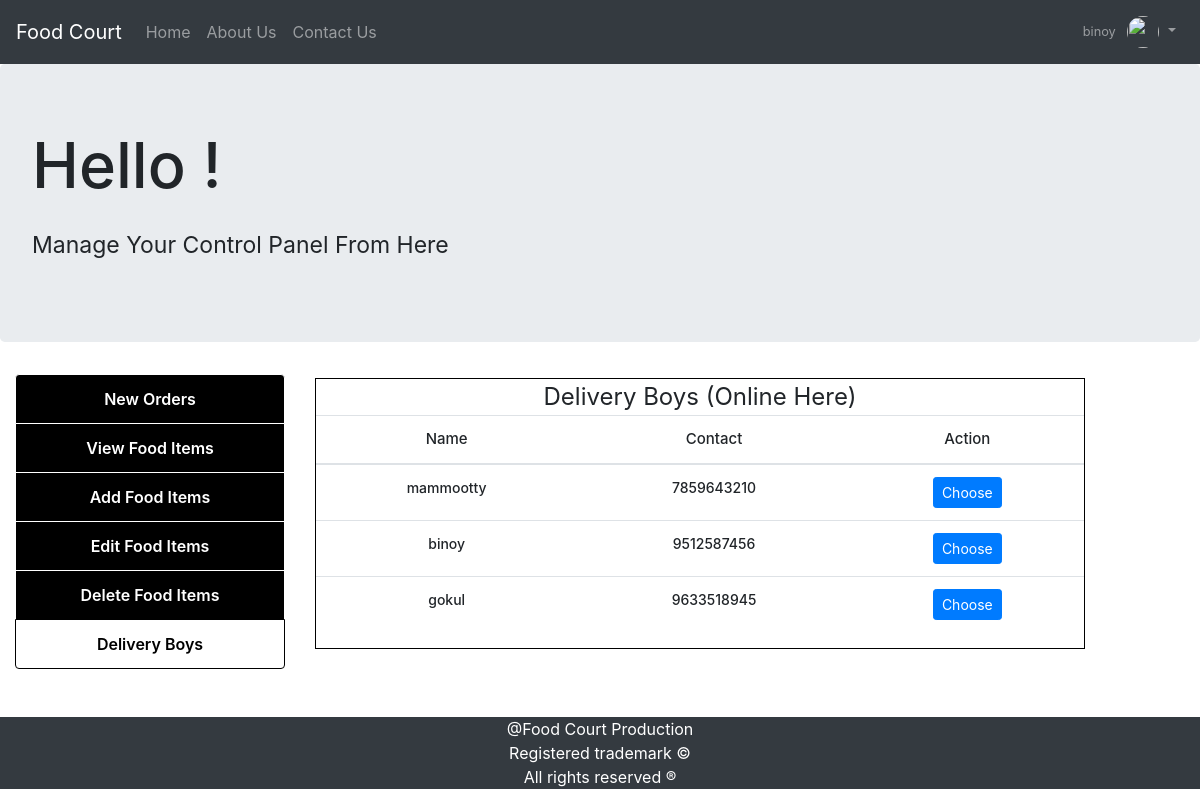
The page /deliveryboy.php (signed in) on the database its author committed.
### tables this page shows
CREATE TABLE `deliveryboy` (
  `id` int(11) NOT NULL,
  `name` varchar(30) NOT NULL,
  `uname` varchar(30) NOT NULL,
  `email` varchar(45) NOT NULL,
  `bgroup` varchar(11) NOT NULL,
  `license` varchar(30) NOT NULL,
  `contact` bigint(10) NOT NULL,
  `address` varchar(150) NOT NULL,
  `profile` varchar(200) NOT NULL,
  `pwd` varchar(45) NOT NULL,
  `status` varchar(3) NOT NULL,
  `dstatus` varchar(11) NOT NULL
);

### deliveryboy.php (the view, shortened to what this page needs)
<?php
 include_once "inc/dbh.inc.php";
?>
<!DOCTYPE html>
<html>
<head>
  <link rel="stylesheet" type="text/css" href="css/bootstrap.min.css">
  <link rel="stylesheet" type="text/css" href="css/main.css">
</head>
<body>
    <nav class="navbar navbar-expand-lg navbar-dark bg-dark">
  <a class="navbar-brand" href="index.php">Food Court</a>
  <div class="collapse navbar-collapse" id="navbarSupportedContent">
    <ul class="navbar-nav mr-auto">
      <li class="nav-item">
        <a class="nav-link" href="index.php">Home</a>
      </li>
      <li class="nav-item">
        <a class="nav-link" href="aboutus.php">About Us</a>
      </li>
      <li class="nav-item">
        <a class="nav-link " href="#contact">Contact Us</a>
      </li>
    </ul>
    <ul class="navbar-nav ml-auto">
      <li class="nav-item dropdown no-arrow">
        <a class="nav-link dropdown-toggle" href="#" id="userDropdown" role="button" data-toggle="dropdown" aria-haspopup="true" aria-expanded="false">
          <span class="mr-2 d-none d-lg-inline text-gray-600 small">
            <?php echo $_SESSION['u_name']; ?>
          </span>
          <img class="img-profile rounded-circle" src="https://source.unsplash.com/QAB-WJcbgJk/60x60" style="height: 2rem; width: 2rem;">
        </a>
      </li>
    </ul>
  </div>
</nav>
<div class="jumbotron">
	<h1 style="font-size: 63px;">Hello <?php echo $_SESSION['rname']; ?>!</h1>
	<p class="pt-3" style="font-size: 23px;">Manage Your Control Panel From Here</p>
</div>
  <div class="container-fluid">
   	<div class="row">
   	  <div class="col-md-3 pb-5">
            <div class="mylist list-group">
              <a href="liveorders.php" class="list-group-item">New Orders</a>
              <a href="mviewfood.php" class="list-group-item">View Food Items</a>
              <a href="maddfood.php" class="list-group-item ">Add Food Items</a>
              <a href="meditfood.php" class="list-group-item ">Edit Food Items</a>
              <a href="mdeletefood.php" class="list-group-item ">Delete Food Items</a>
              <a href="deliveryboy.php" class="list-group-item active">Delivery Boys</a>
            </div>
      </div>
       <div class="col-md-8 pt-1 pb-3">
           <legend class="text-center" style="border:1px solid black; width: 100%; margin: 0 auto;">Delivery Boys (Online Here)
           <?php
            $sql = "SELECT * FROM deliveryboy WHERE dstatus='Ready';";
            $result = mysqli_query($con, $sql);
            $resultcheck = mysqli_num_rows($result);
            if ($resultcheck > 0) {
          ?>
            <table class="table table-responsive-md mytbl text-center">
                <thead>
                 <tr>
                  <th>Name</th>
                  <th>Contact</th>
                  <th>Action</th>
                 </tr>
                </thead>
                <tbody>
                <?php
                 while ($row = mysqli_fetch_assoc($result)) {
                ?>
                <tr>
                <td><?php echo $row['uname']; ?></td>
                <td><?php echo $row['contact']; ?></td>
                <td><a href="choose.php?name=<?php echo $row['uname']; ?>" class="btn btn-primary btn-sm">Choose</a>
                <?php
                }
                ?>
                </tbody>
               </table>
          <?php
            }
           ?>
             </legend>
       </div>
    </div>
  </div>
<?php
 include 'footer.php';
?>

### footer.php (shortened to what this page needs)
      <footer>
        <p class="bg-dark text-center text-white">@Food Court Production <br>Registered trademark &copy <br>All rights reserved &reg</p>
      </footer>
</body>
</html>

### css/main.css (style rules this page uses)
html,body { height: 100%; width: 100%; }
.mylist a { text-align: center; text-decoration: none; background-color: black; color: white; border: 1px solid white; font-weight: 600; }
.list-group-item.active { background-color: white !important; color: black; border: 1px solid black; }
.mytbl th { font-size: 15px; font-weight: 500; margin: 0 auto; }
.mytbl td { font-size: 14px; font-weight: 500; }

### rows shown on the page
deliveryboy: uname "mammootty", contact "7859643210"
deliveryboy: uname "binoy", contact "9512587456"
deliveryboy: uname "gokul", contact "9633518945"

### other values the page prints
$_SESSION['u_name'] "binoy"
